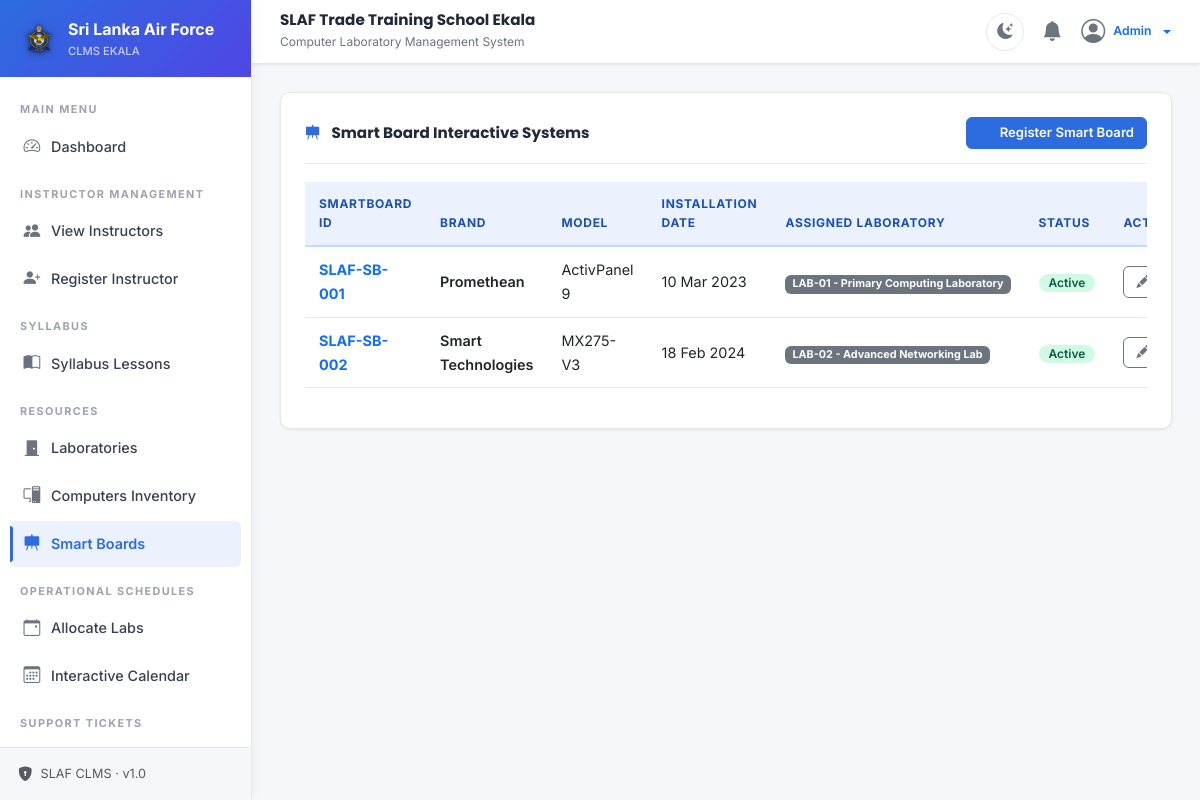
The page /equipment/smartboards (signed in) on the database its author committed.
### tables this page shows
CREATE TABLE IF NOT EXISTS smart_boards (
    id INT AUTO_INCREMENT PRIMARY KEY,
    asset_id VARCHAR(50) NOT NULL UNIQUE,
    brand VARCHAR(50) NOT NULL,
    model VARCHAR(50) NOT NULL,
    installation_date DATE NULL,
    lab_id INT NULL,
    status ENUM('active', 'faulty', 'maintenance', 'removed') DEFAULT 'active',
    created_at TIMESTAMP DEFAULT CURRENT_TIMESTAMP,
    updated_at TIMESTAMP DEFAULT CURRENT_TIMESTAMP ON UPDATE CURRENT_TIMESTAMP,
    FOREIGN KEY (lab_id) REFERENCES laboratories(id) ON DELETE SET NULL
);

CREATE TABLE IF NOT EXISTS laboratories (
    id INT AUTO_INCREMENT PRIMARY KEY,
    lab_code VARCHAR(20) NOT NULL UNIQUE,
    lab_name VARCHAR(100) NOT NULL,
    location VARCHAR(100) NOT NULL,
    capacity INT NOT NULL,
    description TEXT,
    status ENUM('active', 'inactive') DEFAULT 'active',
    created_at TIMESTAMP DEFAULT CURRENT_TIMESTAMP,
    updated_at TIMESTAMP DEFAULT CURRENT_TIMESTAMP ON UPDATE CURRENT_TIMESTAMP
);

### app/controllers/EquipmentController.php (called while the page is built, shortened)
<?php
class EquipmentController extends Controller {
    private $smartBoardModel;
    private $labModel;
    public function __construct() {
        $this->smartBoardModel = $this->model('SmartBoardModel');
        $this->labModel = $this->model('LabModel');
    }
    public function smartboards() {
        $smartboards = $this->smartBoardModel->getAllSmartBoards();
        $labs = $this->labModel->getActiveLabs();
        $data = [
            'title' => 'Smart Boards Registry',
            'active_menu' => 'smartboards',
            'smartboards' => $smartboards,
            'labs' => $labs
        ];
        $this->view('equipment/smartboards', $data);
    }
}

### app/core/App.php (called while the page is built, shortened)
<?php
class App {
    protected $currentMethod = 'index';
    public function __construct() {
        $url = $this->getUrl();
        if (isset($url[0])) {
            $controllerName = ucfirst($url[0]) . 'Controller';
            if (file_exists(APPROOT . '/controllers/' . $controllerName . '.php')) {
                unset($url[0]);
            }
        }
        $this->currentController = new $this->currentController;
        if (isset($url[1])) {
            if (method_exists($this->currentController, $url[1])) {
                $this->currentMethod = $url[1];
                unset($url[1]);
            }
        }
        $this->params = $url ? array_values($url) : [];
        call_user_func_array([$this->currentController, $this->currentMethod], $this->params);
    }
    public function getUrl() {
        if (isset($_GET['url'])) {
            $url = rtrim($_GET['url'], '/');
            $url = filter_var($url, FILTER_SANITIZE_URL);
            return explode('/', $url);
        }
        return [];
    }
}

### index.php (called while the page is built, shortened)
    <?php
require_once 'app/helpers/sanitization_helper.php';
require_once 'app/core/App.php';
require_once 'app/core/Controller.php';
require_once 'app/core/Database.php';
require_once 'app/core/Model.php';
$app = new App();

### app/core/Database.php (called while the page is built, shortened)
<?php
class Database {
    private $host = DB_HOST;
    private $user = DB_USER;
    private $pass = DB_PASS;
    private $dbname = DB_NAME;
    private $dbh;
    private $stmt;
    public function __construct() {
        $dsn = 'mysql:host=' . $this->host . ';dbname=' . $this->dbname . ';charset=utf8mb4';
        $options = [
            PDO::ATTR_PERSISTENT => false,
            PDO::ATTR_ERRMODE => PDO::ERRMODE_EXCEPTION,
            PDO::ATTR_DEFAULT_FETCH_MODE => PDO::FETCH_OBJ
        ];
        try {
            $this->dbh = new PDO($dsn, $this->user, $this->pass, $options);
        } catch (PDOException $e) {
            $this->error = $e->getMessage();
            throw $e;
        }
    }
    public function query($sql) {
        $this->stmt = $this->dbh->prepare($sql);
    }
    public function bind($param, $value, $type = null) {
        if (is_null($type)) {
            switch (true) {
                case is_int($value):
                    $type = PDO::PARAM_INT;
                    break;
            }
        }
        $this->stmt->bindValue($param, $value, $type);
    }
    public function execute() {
        return $this->stmt->execute();
    }
    public function resultSet() {
        $this->execute();
        return $this->stmt->fetchAll();
    }
}

### app/models/SmartBoardModel.php (called while the page is built, shortened)
<?php
class SmartBoardModel extends Model {
    public function getAllSmartBoards() {
        $this->db->query("SELECT s.*, l.lab_name, l.lab_code
                          FROM smart_boards s
                          LEFT JOIN laboratories l ON s.lab_id = l.id
                          ORDER BY s.asset_id ASC");
        return $this->db->resultSet();
    }
}

### app/core/Model.php (called while the page is built, shortened)
<?php
class Model {
    public function __construct() {
        $this->db = new Database();
    }
}

### app/helpers/sanitization_helper.php (called while the page is built, shortened)
<?php
function e($string) {
    return htmlspecialchars($string, ENT_QUOTES, 'UTF-8');
}

### app/views/equipment/smartboards.php (the view, shortened to what this page needs)
<div class="card-clms">
    <div class="card-clms-header">
        <h5 class="fw-bold m-0"><i class="bi bi-easel-fill text-primary me-2"></i> Smart Board Interactive Systems</h5>
        <button type="button" class="btn btn-primary btn-sm" data-bs-toggle="modal" data-bs-target="#addSmartBoardModal">
            <i class="bi bi-plus-circle me-1"></i> Register Smart Board
        </button>
    </div>
    <div class="table-responsive">
        <table class="table table-hover table-clms align-middle">
            <thead>
                <tr>
                    <th>SmartBoard ID</th>
                    <th>Brand</th>
                    <th>Model</th>
                    <th>Installation Date</th>
                    <th>Assigned Laboratory</th>
                    <th>Status</th>
                    <th>Actions</th>
                </tr>
            </thead>
            <tbody>
                <?php if(!empty($data['smartboards'])): ?>
                    <?php foreach($data['smartboards'] as $s): ?>
                        <tr>
                            <td><span class="fw-bold text-primary"><?php echo e($s->asset_id); ?></span></td>
                            <td><span class="fw-semibold"><?php echo e($s->brand); ?></span></td>
                            <td><?php echo e($s->model); ?></td>
                            <td>
                                <?php if($s->installation_date): ?>
                                    <?php echo date('d M Y', strtotime($s->installation_date)); ?>
                                <?php else: ?>
                                    <span class="text-muted small italic">Not recorded</span>
                                <?php endif; ?>
                            </td>
                            <td>
                                <?php if($s->lab_code): ?>
                                    <span class="badge bg-secondary"><?php echo e($s->lab_code); ?> - <?php echo e($s->lab_name); ?></span>
                                <?php else: ?>
                                    <span class="text-muted small italic"><i class="bi bi-dash-circle me-1"></i>Unallocated</span>
                                <?php endif; ?>
                            </td>
                            <td>
                                <?php if($s->status === 'active'): ?>
                                    <span class="badge badge-active">Active</span>
                                <?php elseif($s->status === 'faulty'): ?>
                                    <span class="badge badge-inactive bg-danger">Faulty</span>
                                <?php elseif($s->status === 'maintenance'): ?>
                                    <span class="badge bg-warning text-dark"><i class="bi bi-wrench me-1"></i>Maint.</span>
                                <?php else: ?>
                                    <span class="badge bg-secondary text-white">Removed</span>
                                <?php endif; ?>
                            </td>
                            <td>
                                <div class="btn-group">
                                    <button type="button" class="btn btn-sm btn-outline-secondary edit-btn"
                                            data-id="<?php echo $s->id; ?>"
                                            data-asset="<?php echo e($s->asset_id); ?>"
                                            data-brand="<?php echo e($s->brand); ?>"
                                            data-model="<?php echo e($s->model); ?>"
                                            data-installation="<?php echo e($s->installation_date); ?>"
                                            data-labid="<?php echo $s->lab_id; ?>"
                                            data-status="<?php echo e($s->status); ?>"
                                            data-bs-toggle="modal" data-bs-target="#editSmartBoardModal">
                                        <i class="bi bi-pencil-fill"></i>
                                    </button>
                                </div>
                            </td>
                        </tr>
                    <?php endforeach; ?>
                <?php else: ?>
                    <tr>
                        <td colspan="7" class="text-center py-4 text-muted">No Smart Board devices configured.</td>
                    </tr>
                <?php endif; ?>
            </tbody>
        </table>
    </div>
</div>

### css/style.css (style rules this page uses)
:root { --font: 'Inter', sans-serif; --font-heading: 'Poppins', sans-serif; --primary: #2D6CDF; --primary-dark: #1A4FB5; --primary-light: #EBF1FD; --primary-grad: linear-gradient(135deg, #2D6CDF 0%, #4F46E5 100%); --bg-page: #F5F7FA; --bg-card: #FFFFFF; --sidebar-bg: #FFFFFF; --sidebar-border: #E5E7EB; --sidebar-hover: #F3F7FF; --sidebar-active-bg: #EBF1FD; --sidebar-active-text: #2D6CDF; --sidebar-text: #374151; --sidebar-muted: #9CA3AF; --navbar-bg: #FFFFFF; --text-h: #1F2937; --text-body: #374151; --text-muted: #6B7280; --border: #E5E7EB; --shadow-sm: 0 1px 3px rgba(0,0,0,0.08); --shadow-md: 0 4px 16px rgba(0,0,0,0.08); --shadow-lg: 0 8px 32px rgba(0,0,0,0.1); --success: #059669; --warning: #D97706; --danger: #DC2626; --info: #2D6CDF; --radius: 10px; --radius-sm: 6px; --radius-lg: 16px; --transition: 0.22s ease; }
*,*::before,*::after { margin:0;padding:0;box-sizing:border-box; }
body { font-family: var(--font); background: var(--bg-page); color: var(--text-body); font-size: 14.5px; line-height: 1.65; overflow-x: hidden; transition: background var(--transition), color var(--transition); }
h1,h2,h3,h4,h5,h6 { font-family:var(--font-heading);font-weight:700;color:var(--text-h);line-height:1.3; }
.card-clms { background:var(--bg-card); border:1px solid var(--border); border-radius:var(--radius); box-shadow:var(--shadow-sm); padding:24px; margin-bottom:22px; transition:box-shadow var(--transition),background var(--transition); }
.card-clms-header { display:flex;align-items:center;justify-content:space-between; margin-bottom:18px;padding-bottom:14px; border-bottom:1px solid var(--border); }
.card-clms-header h5,.card-clms-header h6 { font-size:0.95rem;font-weight:700;color:var(--text-h);margin:0; }
.card-clms-header .bi { color:var(--primary)!important; }
.badge-active { background:#D1FAE5;color:#065F46;font-weight:600;border-radius:99px;padding:3px 10px;font-size:0.75rem; }
.btn { border-radius:var(--radius-sm)!important;font-weight:600!important;font-size:0.875rem!important;transition:all 0.18s!important; }
.btn-primary { background:var(--primary)!important;border-color:var(--primary)!important;color:#fff!important; }
.btn-sm { padding:5px 12px!important;font-size:0.82rem!important; }
.table-clms { color:var(--text-body);border-color:var(--border);font-size:0.9rem; }
.table-clms thead th { background:var(--primary-light);color:var(--primary-dark); font-weight:700;font-size:0.75rem;text-transform:uppercase;letter-spacing:0.7px; border-bottom:2px solid #BFDBFE;padding:12px 14px; }
.table-clms td { vertical-align:middle;padding:11px 14px;border-color:var(--border); }
.table-clms tbody tr { transition:background 0.15s; }

### rows shown on the page
smart_boards: asset "SLAF-SB-001", brand "Promethean", model "ActivPanel 9", installation_date "10 Mar 2023", lab.lab_code "LAB-01", lab.lab_name "Primary Computing Laboratory", status "Active"
smart_boards: asset "SLAF-SB-002", brand "Smart Technologies", model "MX275-V3", installation_date "18 Feb 2024", lab.lab_code "LAB-02", lab.lab_name "Advanced Networking Lab", status "Active"

### other values the page prints
MILITARY_BRANCH "Sri Lanka Air Force"
SYSTEM_TITLE "SLAF Trade Training School Ekala"
SYSTEM_SUBTITLE "Computer Laboratory Management System"
$_SESSION['username'] "Admin"
